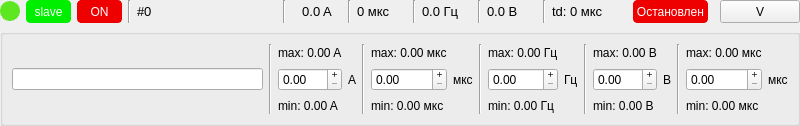
<?xml version="1.0" encoding="UTF-8"?>
<ui version="4.0">
 <class>Form</class>
 <widget class="QWidget" name="Form">
  <property name="windowModality">
   <enum>Qt::NonModal</enum>
  </property>
  <property name="geometry">
   <rect>
    <x>0</x>
    <y>0</y>
    <width>800</width>
    <height>126</height>
   </rect>
  </property>
  <property name="sizePolicy">
   <sizepolicy hsizetype="MinimumExpanding" vsizetype="MinimumExpanding">
    <horstretch>0</horstretch>
    <verstretch>0</verstretch>
   </sizepolicy>
  </property>
  <property name="minimumSize">
   <size>
    <width>660</width>
    <height>0</height>
   </size>
  </property>
  <property name="maximumSize">
   <size>
    <width>800</width>
    <height>16777215</height>
   </size>
  </property>
  <property name="windowTitle">
   <string>Form</string>
  </property>
  <property name="styleSheet">
   <string notr="true"/>
  </property>
  <layout class="QGridLayout" name="gridLayout" rowstretch="0,0">
   <property name="leftMargin">
    <number>0</number>
   </property>
   <property name="topMargin">
    <number>0</number>
   </property>
   <property name="rightMargin">
    <number>0</number>
   </property>
   <property name="bottomMargin">
    <number>0</number>
   </property>
   <property name="spacing">
    <number>6</number>
   </property>
   <item row="0" column="14">
    <widget class="QLabel" name="delayLabel">
     <property name="sizePolicy">
      <sizepolicy hsizetype="Maximum" vsizetype="Preferred">
       <horstretch>0</horstretch>
       <verstretch>0</verstretch>
      </sizepolicy>
     </property>
     <property name="minimumSize">
      <size>
       <width>75</width>
       <height>0</height>
      </size>
     </property>
     <property name="font">
      <font>
       <pointsize>10</pointsize>
      </font>
     </property>
     <property name="text">
      <string>td: 0 мкс</string>
     </property>
    </widget>
   </item>
   <item row="0" column="15">
    <widget class="QPushButton" name="startStopButton">
     <property name="minimumSize">
      <size>
       <width>75</width>
       <height>23</height>
      </size>
     </property>
     <property name="maximumSize">
      <size>
       <width>70</width>
       <height>23</height>
      </size>
     </property>
     <property name="styleSheet">
      <string notr="true">QPushButton {
	background-color: #ee0000;
	border: 1px solid #ee0000;
	border-radius: 4px;
	color: #fff;
}

/*QPushButton:checked {
	background-color: #00ee00;
	border: 1px solid #00ee00;
}*/</string>
     </property>
     <property name="text">
      <string>Остановлен</string>
     </property>
     <property name="checkable">
      <bool>true</bool>
     </property>
     <property name="checked">
      <bool>false</bool>
     </property>
    </widget>
   </item>
   <item row="0" column="3">
    <widget class="Line" name="line_11">
     <property name="orientation">
      <enum>Qt::Vertical</enum>
     </property>
    </widget>
   </item>
   <item row="0" column="1">
    <widget class="QPushButton" name="masterSlaveButton">
     <property name="minimumSize">
      <size>
       <width>45</width>
       <height>23</height>
      </size>
     </property>
     <property name="styleSheet">
      <string notr="true">QPushButton {
	background-color: #00ee00;
	border: 1px solid #00ee00;
	border-radius: 4px;
	color: #fff;
}

/*QPushButton:checked {
	background-color: #ee0000;
	border: 1px solid #ee0000;
}*/</string>
     </property>
     <property name="text">
      <string>slave</string>
     </property>
     <property name="checkable">
      <bool>true</bool>
     </property>
    </widget>
   </item>
   <item row="0" column="7">
    <widget class="Line" name="line_2">
     <property name="orientation">
      <enum>Qt::Vertical</enum>
     </property>
    </widget>
   </item>
   <item row="0" column="0">
    <widget class="QLabel" name="linkLabel">
     <property name="minimumSize">
      <size>
       <width>20</width>
       <height>20</height>
      </size>
     </property>
     <property name="maximumSize">
      <size>
       <width>20</width>
       <height>20</height>
      </size>
     </property>
     <property name="styleSheet">
      <string notr="true">QLabel {
	width: 20px;
	height: 20px;
    border-radius: 10px;
    border: 1px solid rgb(93, 231, 33);
	background-color: rgb(93, 231, 33);
}</string>
     </property>
     <property name="text">
      <string/>
     </property>
    </widget>
   </item>
   <item row="0" column="4">
    <widget class="QLabel" name="devNameLabel">
     <property name="sizePolicy">
      <sizepolicy hsizetype="Expanding" vsizetype="Preferred">
       <horstretch>0</horstretch>
       <verstretch>0</verstretch>
      </sizepolicy>
     </property>
     <property name="font">
      <font>
       <pointsize>10</pointsize>
      </font>
     </property>
     <property name="text">
      <string>#0</string>
     </property>
    </widget>
   </item>
   <item row="0" column="5">
    <widget class="Line" name="line">
     <property name="orientation">
      <enum>Qt::Vertical</enum>
     </property>
    </widget>
   </item>
   <item row="0" column="8">
    <widget class="QLabel" name="durationLabel">
     <property name="sizePolicy">
      <sizepolicy hsizetype="Maximum" vsizetype="Preferred">
       <horstretch>0</horstretch>
       <verstretch>0</verstretch>
      </sizepolicy>
     </property>
     <property name="minimumSize">
      <size>
       <width>50</width>
       <height>0</height>
      </size>
     </property>
     <property name="font">
      <font>
       <pointsize>10</pointsize>
      </font>
     </property>
     <property name="text">
      <string>0 мкс</string>
     </property>
    </widget>
   </item>
   <item row="0" column="11">
    <widget class="Line" name="line_4">
     <property name="orientation">
      <enum>Qt::Vertical</enum>
     </property>
    </widget>
   </item>
   <item row="0" column="13">
    <widget class="Line" name="line_5">
     <property name="orientation">
      <enum>Qt::Vertical</enum>
     </property>
    </widget>
   </item>
   <item row="0" column="17">
    <widget class="QPushButton" name="settingsButton">
     <property name="sizePolicy">
      <sizepolicy hsizetype="Maximum" vsizetype="Minimum">
       <horstretch>0</horstretch>
       <verstretch>0</verstretch>
      </sizepolicy>
     </property>
     <property name="minimumSize">
      <size>
       <width>75</width>
       <height>23</height>
      </size>
     </property>
     <property name="text">
      <string>V</string>
     </property>
     <property name="checkable">
      <bool>true</bool>
     </property>
     <property name="checked">
      <bool>false</bool>
     </property>
    </widget>
   </item>
   <item row="0" column="10">
    <widget class="QLabel" name="frequencyLabel">
     <property name="sizePolicy">
      <sizepolicy hsizetype="Maximum" vsizetype="Preferred">
       <horstretch>0</horstretch>
       <verstretch>0</verstretch>
      </sizepolicy>
     </property>
     <property name="minimumSize">
      <size>
       <width>50</width>
       <height>0</height>
      </size>
     </property>
     <property name="font">
      <font>
       <pointsize>10</pointsize>
      </font>
     </property>
     <property name="text">
      <string>0.0 Гц</string>
     </property>
    </widget>
   </item>
   <item row="0" column="9">
    <widget class="Line" name="line_3">
     <property name="orientation">
      <enum>Qt::Vertical</enum>
     </property>
    </widget>
   </item>
   <item row="0" column="12">
    <widget class="QLabel" name="voltageLabel">
     <property name="sizePolicy">
      <sizepolicy hsizetype="Maximum" vsizetype="Preferred">
       <horstretch>0</horstretch>
       <verstretch>0</verstretch>
      </sizepolicy>
     </property>
     <property name="minimumSize">
      <size>
       <width>50</width>
       <height>0</height>
      </size>
     </property>
     <property name="font">
      <font>
       <pointsize>10</pointsize>
      </font>
     </property>
     <property name="text">
      <string>0.0 В</string>
     </property>
    </widget>
   </item>
   <item row="0" column="6">
    <widget class="QLabel" name="currentLabel">
     <property name="sizePolicy">
      <sizepolicy hsizetype="Maximum" vsizetype="Preferred">
       <horstretch>0</horstretch>
       <verstretch>0</verstretch>
      </sizepolicy>
     </property>
     <property name="minimumSize">
      <size>
       <width>50</width>
       <height>0</height>
      </size>
     </property>
     <property name="font">
      <font>
       <pointsize>10</pointsize>
      </font>
     </property>
     <property name="text">
      <string>0.0 A</string>
     </property>
     <property name="alignment">
      <set>Qt::AlignCenter</set>
     </property>
    </widget>
   </item>
   <item row="1" column="0" colspan="18">
    <widget class="QGroupBox" name="controlBox">
     <property name="minimumSize">
      <size>
       <width>0</width>
       <height>78</height>
      </size>
     </property>
     <property name="title">
      <string/>
     </property>
     <layout class="QGridLayout" name="gridLayout_2">
      <item row="1" column="6">
       <widget class="QLabel" name="durationUnitLabel_2">
        <property name="text">
         <string>мкс</string>
        </property>
       </widget>
      </item>
      <item row="1" column="2">
       <widget class="QDoubleSpinBox" name="currentSpinBox">
        <property name="buttonSymbols">
         <enum>QAbstractSpinBox::PlusMinus</enum>
        </property>
       </widget>
      </item>
      <item row="1" column="0">
       <widget class="QLineEdit" name="devNameEdit"/>
      </item>
      <item row="0" column="10" rowspan="3">
       <widget class="Line" name="line_9">
        <property name="orientation">
         <enum>Qt::Vertical</enum>
        </property>
       </widget>
      </item>
      <item row="0" column="14" rowspan="3">
       <widget class="Line" name="line_10">
        <property name="orientation">
         <enum>Qt::Vertical</enum>
        </property>
       </widget>
      </item>
      <item row="1" column="12">
       <widget class="QDoubleSpinBox" name="voltageSpinBox">
        <property name="buttonSymbols">
         <enum>QAbstractSpinBox::PlusMinus</enum>
        </property>
       </widget>
      </item>
      <item row="1" column="5">
       <widget class="QDoubleSpinBox" name="durationSpinBox">
        <property name="buttonSymbols">
         <enum>QAbstractSpinBox::PlusMinus</enum>
        </property>
       </widget>
      </item>
      <item row="1" column="15">
       <widget class="QDoubleSpinBox" name="delaySpinBox">
        <property name="buttonSymbols">
         <enum>QAbstractSpinBox::PlusMinus</enum>
        </property>
       </widget>
      </item>
      <item row="1" column="8">
       <widget class="QDoubleSpinBox" name="frequencySpinBox">
        <property name="buttonSymbols">
         <enum>QAbstractSpinBox::PlusMinus</enum>
        </property>
       </widget>
      </item>
      <item row="1" column="16">
       <widget class="QLabel" name="delayUnitLabel_2">
        <property name="text">
         <string>мкс</string>
        </property>
       </widget>
      </item>
      <item row="1" column="3">
       <widget class="QLabel" name="currentUnitlabel">
        <property name="text">
         <string>A</string>
        </property>
       </widget>
      </item>
      <item row="0" column="5">
       <widget class="QLabel" name="maxDurationLabel">
        <property name="text">
         <string>max: 0.00 мкс</string>
        </property>
       </widget>
      </item>
      <item row="0" column="2">
       <widget class="QLabel" name="maxCurrentLabel">
        <property name="text">
         <string>max: 0.00 A</string>
        </property>
       </widget>
      </item>
      <item row="1" column="13">
       <widget class="QLabel" name="voltageUnitLabel_2">
        <property name="text">
         <string>В</string>
        </property>
       </widget>
      </item>
      <item row="0" column="1" rowspan="3">
       <widget class="Line" name="line_6">
        <property name="orientation">
         <enum>Qt::Vertical</enum>
        </property>
       </widget>
      </item>
      <item row="0" column="4" rowspan="3">
       <widget class="Line" name="line_7">
        <property name="orientation">
         <enum>Qt::Vertical</enum>
        </property>
       </widget>
      </item>
      <item row="1" column="9">
       <widget class="QLabel" name="frequencyUnitLabel_2">
        <property name="text">
         <string>Гц</string>
        </property>
       </widget>
      </item>
      <item row="0" column="7" rowspan="3">
       <widget class="Line" name="line_8">
        <property name="orientation">
         <enum>Qt::Vertical</enum>
        </property>
       </widget>
      </item>
      <item row="0" column="8">
       <widget class="QLabel" name="maxFrequencyLabel">
        <property name="text">
         <string>max: 0.00 Гц</string>
        </property>
       </widget>
      </item>
      <item row="0" column="12">
       <widget class="QLabel" name="maxVoltageLabel">
        <property name="text">
         <string>max: 0.00 В</string>
        </property>
       </widget>
      </item>
      <item row="0" column="15">
       <widget class="QLabel" name="maxDelayLabel">
        <property name="text">
         <string>max: 0.00 мкс</string>
        </property>
       </widget>
      </item>
      <item row="2" column="2">
       <widget class="QLabel" name="minCurrentLabel">
        <property name="text">
         <string>min: 0.00 A</string>
        </property>
       </widget>
      </item>
      <item row="2" column="5">
       <widget class="QLabel" name="minDurationLabel">
        <property name="text">
         <string>min: 0.00 мкс</string>
        </property>
       </widget>
      </item>
      <item row="2" column="8">
       <widget class="QLabel" name="minFrequencyLabel">
        <property name="text">
         <string>min: 0.00 Гц</string>
        </property>
       </widget>
      </item>
      <item row="2" column="12">
       <widget class="QLabel" name="minVoltageLabel">
        <property name="text">
         <string>min: 0.00 В</string>
        </property>
       </widget>
      </item>
      <item row="2" column="15">
       <widget class="QLabel" name="minDelayLabel">
        <property name="text">
         <string>min: 0.00 мкс</string>
        </property>
       </widget>
      </item>
     </layout>
    </widget>
   </item>
   <item row="0" column="2">
    <widget class="QPushButton" name="powerButton">
     <property name="minimumSize">
      <size>
       <width>45</width>
       <height>23</height>
      </size>
     </property>
     <property name="styleSheet">
      <string notr="true">QPushButton {
	background-color: #ee0000;
	border: 1px solid #ee0000;
	border-radius: 4px;
	color: #fff;
}

/*QPushButton:checked {
	background-color: #00ee00;
	border: 1px solid #00ee00;
}*/</string>
     </property>
     <property name="text">
      <string>ON</string>
     </property>
     <property name="checkable">
      <bool>true</bool>
     </property>
     <property name="checked">
      <bool>false</bool>
     </property>
    </widget>
   </item>
  </layout>
 </widget>
 <resources/>
 <connections/>
</ui>
